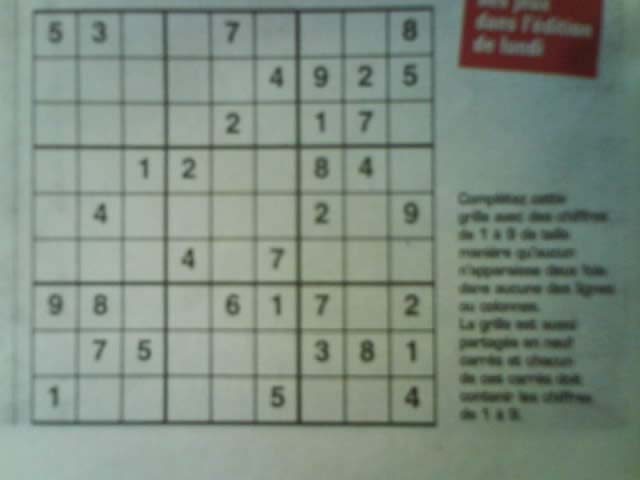
#> input picture data/sudoku_dataset-master/images/image100.jpg, 640 x 480 px
$ python -i utils.py   (imports and definitions only)
#> lines starting #> are read from the running program, lines starting #| are printed output that depends on the picture; after the words box and inside, x2 and y2 are one past the last pixel; in counts of white or black regions, pixels touching at a corner belong together
#> further down, picture is the input picture: shape (480, 640, 3); mean B, G, R 128.7, 140, 126.6
import numpy as np
import cv2
from itertools import permutations, product
from scipy import ndimage
from collections import Counter
from sklearn.cluster import DBSCAN
import matplotlib.pyplot as plt
from math import atan2

def perp(a):
    b = np.empty_like(a)
    b[0], b[1] = -a[1], a[0]
    return b

def ccw(A,B,C):
    return (C[1]-A[1]) * (B[0]-A[0]) > (B[1]-A[1]) * (C[0]-A[0])

# Return true if line segments AB and CD intersect
def segment(A,B,C,D):
    return ccw(A,C,D) != ccw(B,C,D) and ccw(A,B,C) != ccw(A,B,D)

def intersect(a1,a2,b1,b2):
    da = a2-a1
    db = b2-b1
    dp = a1-b1
    det = np.dot(perp(da), db)
    if det != 0 and segment(a1,a2,b1,b2): # lines intersects
        num = np.dot(perp(da), dp)
        res = (num / det.astype(float))*db + b1
        return list(res.astype(int))
    else:
        return [0,0]

def scale(pts, factor=0.1):
    x1, y1, x2, y2 = pts
    t0, t1 = 0.5*(1.0 - factor), 0.5*(1.0 + factor)

    x1 = int(x1 + (x1 - x2) * t0)
    y1 = int(y1 + (y1 - y2) * t0)
    x2 = int(x2 + (x2 - x1) * t1)
    y2 = int(y2 + (y2 - y1) * t1)

    return x1, y1, x2, y2


# [73 lines left out: functions sort_points, warp_grid, find_corners_harris, pad_resize_img, pad_resize_gray, not called in this run]

def find_intersections(lines):
    inter = []
    for i in permutations(lines, 2): # Test all combinations of lines
        x1_1, y1_1, x1_2, y1_2 = scale(i[0][0])
        x2_1, y2_1, x2_2, y2_2 = scale(i[1][0])

        p1 = np.array([x1_1, y1_1])
        p2 = np.array([x1_2, y1_2])
        p3 = np.array([x2_1, y2_1])
        p4 = np.array([x2_2, y2_2])

        inter.append(intersect(p1,p2,p3,p4))
    return [i for i in inter if i!=[0,0]]

def sort_centroid(c):
    c = sorted(c , key=lambda k: k[1])
    x = [-1]+list(np.where(np.diff(np.array(c)[:,1])>5)[0])+[len(c)]
    row = [sorted(c[x[idx]+1:x[idx+1]+1], key=lambda k: k[0]) for idx in range(len(x)-1)]
    return row

def bbox_from_centroid(centroid):
    bbox, c = [], np.array(centroid.copy()).reshape(10,10,2)
    for i,j in product(np.arange(9), repeat=2):
        x0, x1, y0, y1 = [c[i,j][0], c[i+1,j+1][0], c[i,j][1], c[i+1,j+1][1]]
        bbox.append([x0+3, x1, y0+3, y1])
    return bbox

def find_centroid_from_lines(inter, t, h, w):
    cls = DBSCAN(eps=t/20, min_samples=1).fit(np.array(inter))
    centroid = []
    for i in np.unique(cls.labels_):
        pt = [inter[i] for i in np.where(cls.labels_ == i)[0]]
        x,y = np.mean(np.array(pt)[:,0]).astype(int),np.mean(np.array(pt)[:,1]).astype(int)
        if all([x>=0,y>=0,x<=w, y<=h]):
            centroid.append([x,y])
    return sort_centroid(centroid)

def check_centroid_grid(row):
    centroid = []
    r = []
    for c in row:
        if len(c)>1:
            d = np.diff(c, axis=0)
            segdists = np.sqrt((d ** 2).sum(axis=1))
            angle = np.array([atan2(c[i][1] - c[i-1][1],c[i][0] - c[i-1][0]) * 180 / np.pi for i in range(1,len(c))])
            X = [(int(d),int(a)) for d,a in zip(segdists, angle)]
            r.append(X)
            centroid.append(c)
        else:
            r.append([(-1,-1)])

    return [i for s in centroid for i in s], np.array([i for s in r for i in s]).astype(int)

def label_island(thresh, num):
    label, _ = ndimage.label(thresh, np.ones((3,3)))
    t = (thresh.shape[0]*thresh.shape[1]) / num
    keep = [key for key,value in Counter(label.flatten()).items() if value > t and key!=0]
    for i in keep:
        label = np.where(label!=i, label, -1)
    gray = np.where(label==-1, 0, 255).astype(np.uint8)
    return gray, t

def split_digits_grid(img):
    gray = cv2.cvtColor(img, cv2.COLOR_BGR2GRAY)
    thresh = cv2.adaptiveThreshold(gray, 255, 1, 1, 11, 2)
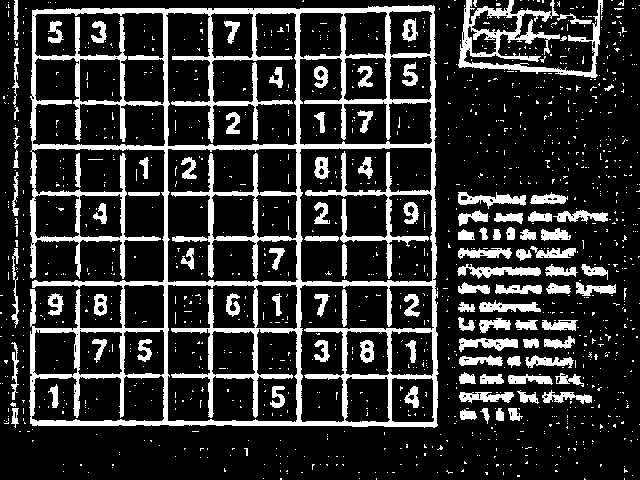
#> thresh: shape (480, 640); 19.2% white; 1252 white regions (1153 under 20 px), largest, box (x1, y1, x2, y2) and area: (29, 5, 439, 428) 33571, (458, 0, 603, 78) 3206, (457, 264, 541, 279) 605

    # Remove digits in the grid
    gray, t = label_island(thresh, 500)
#> in label_island, `label, _ = ndimage.label(thresh, np.ones((3,3)))`: label: shape (480, 640) int32; 1253 distinct labels, from 0 to 1252
#> in label_island, `keep = [key for key,value in Counter(label.flatten()).items() if value..`: keep = [4, 21]
#> the loop in label_island, `for i in keep:` made 2 passes
#> i on passes 1 to 2: 4, 21
#> pass 1, in label_island, `label = np.where(label!=i, label, -1)`:
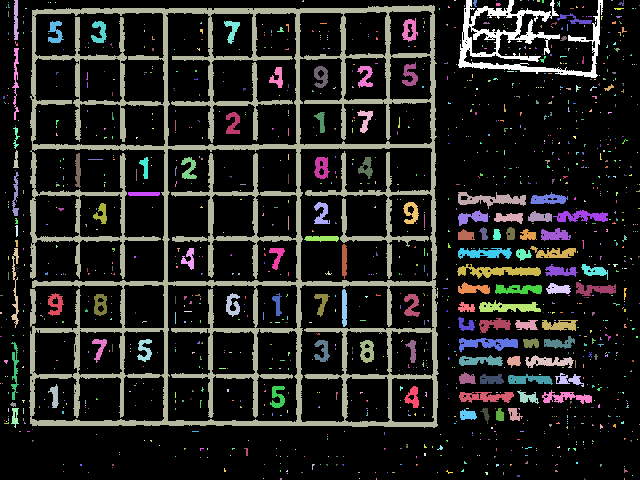
#> label: shape (480, 640) int32; 1253 distinct labels, from -1 to 1252; one colour per label, 0 black, -1 white
#> in label_island, `gray = np.where(label==-1, 0, 255).astype(np.uint8)`: gray: shape (480, 640); 88% white; 2 black regions, box (x1, y1, x2, y2) and area: (29, 5, 439, 428) 33571, (458, 0, 603, 78) 3206
#> t = 614.4
    grid = cv2.cvtColor(gray, cv2.COLOR_GRAY2RGB) / 255

    # Remove grid and keep digits
    digit = thresh.astype(bool).astype(np.uint8)
    digit[np.invert(gray).astype(bool)] = 0
#> digit: shape (480, 640); values 0 (black) and 1 (white), 7.2% white; 1250 white regions (1153 under 20 px), largest, box (x1, y1, x2, y2) and area: (457, 264, 541, 279) 605, (458, 192, 526, 209) 538, (459, 338, 518, 352) 478
    digit, _ = label_island(digit, 1250)
#> call 2 of label_island, with num = 1250
#> in label_island (call 2), `label, _ = ndimage.label(thresh, np.ones((3,3)))`: label: shape (480, 640) int32; 1251 distinct labels, from 0 to 1250
#> in label_island (call 2), `keep = [key for key,value in Counter(label.flatten()).items() if value..`: keep = [524, 525, 559, 560, 591, 619, 631, 665, 712, 714, 749, 799, 811, 848, 903, 904, 955, 987, 998]
#> the loop in label_island (call 2), `for i in keep:` made 19 passes
#> i on passes 1 to 12: 524, 525, 559, 560, 591, 619, 631, 665, 712, 714, 749, 799
#> pass 1, in label_island (call 2), `label = np.where(label!=i, label, -1)`:
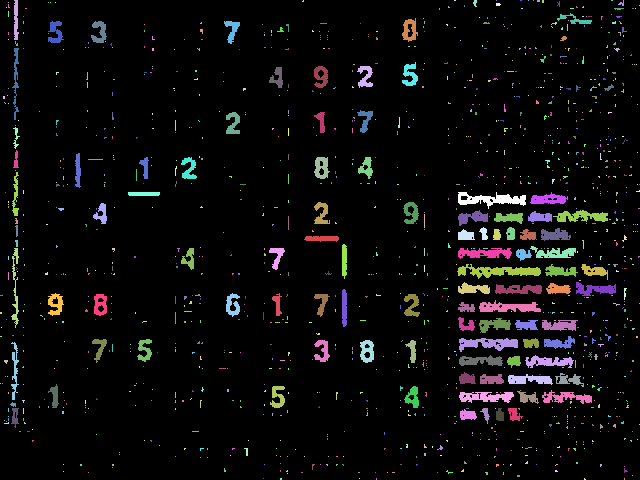
#> label: shape (480, 640) int32; 1251 distinct labels, from -1 to 1250; one colour per label, 0 black, -1 white
#> after the loop in label_island (call 2), `for i in keep:`:
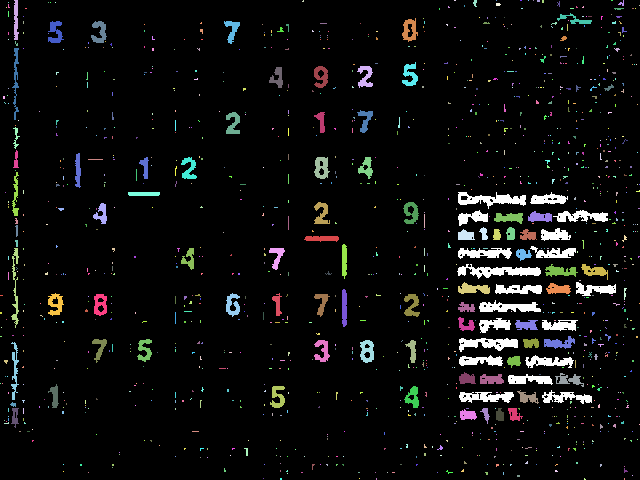
#> label: shape (480, 640) int32; 1233 distinct labels, from -1 to 1250; one colour per label, 0 black, -1 white
#> in label_island (call 2), `gray = np.where(label==-1, 0, 255).astype(np.uint8)`:
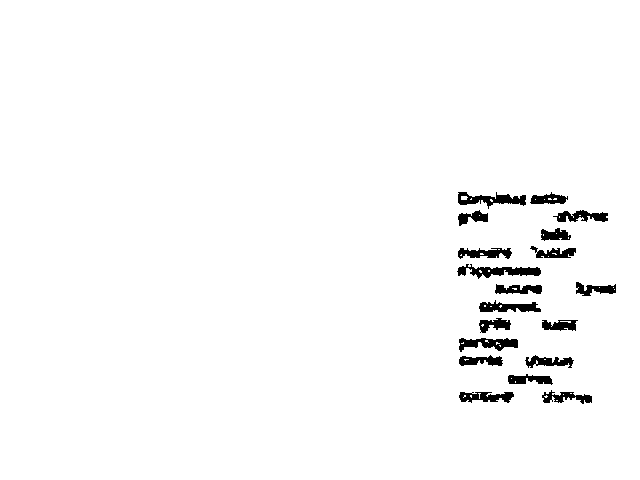
#> gray: shape (480, 640); 97.8% white; 19 black regions, largest, box (x1, y1, x2, y2) and area: (457, 264, 541, 279) 605, (458, 192, 526, 209) 538, (459, 338, 518, 352) 478
    digit = cv2.cvtColor(digit, cv2.COLOR_GRAY2RGB)

    return grid, np.invert(gray), digit, t

def analyse_img(img):
    # Detect the grid in the image
    grid, gray_grid, digit, t = split_digits_grid(img)
#> t = 614.4
    # Detect points that form a line
    lines = cv2.HoughLinesP(gray_grid,
                            rho=1.0,
                            theta=np.pi/180,
                            threshold=150,
                            minLineLength=5,
                            maxLineGap=50)
#> lines = 95 rows, first 6: [32, 11, 602, 11], [32, 283, 435, 283], [299, 425, 299, 9], [32, 424, 437, 424], [30, 376, 436, 376], [32, 10, 601, 10]

    # Filter lines by angular offset
    angle = np.array([abs(atan2(y2-y1,x2-x1) * 180 / np.pi) for (x1,y1,x2,y2) in np.squeeze(lines)])
#> angle = 95 values, max 90 at index 2, min 0 at index 0, mean 45.47
    lines = lines[[i<10 or (i > 80 and i < 100) for i in angle]]

    # Find intersections & centroids & bboxes
    inter = find_intersections(lines)
#> the loop in find_intersections, `for i in permutations(lines, 2):` made 8930 passes
#> i on passes 20 to 22: ([[32, 11, 602, 11]], [[254, 425, 254, 13]]), ([[32, 11, 602, 11]], [[32, 282, 435, 282]]), ([[32, 11, 602, 11]], [[298, 425, 298, 13]])
    row = find_centroid_from_lines(inter, t, *img.shape[:2])
#> the loop in find_centroid_from_lines, `for i in np.unique(cls.labels_):` made 100 passes
    centroid, r = check_centroid_grid(row)
#> the loop in check_centroid_grid, `for c in row:` made 10 passes

    if len(centroid)==100:
        bbox = bbox_from_centroid(centroid)
    else:
        bbox = []

    # Draw results on the image
    img_res = img.copy()
    for line in lines:
        x1, y1, x2, y2 = line[0]
        img_res = cv2.line(img_res, (x1, y1), (x2, y2), (255, 0, 0), 1)
#> this loop made 95 passes
#> line on passes 1 to 12: [[32, 11, 602, 11]], [[32, 283, 435, 283]], [[299, 425, 299, 9]], [[32, 424, 437, 424]], [[30, 376, 436, 376]], [[32, 10, 601, 10]], [[36, 9, 602, 9]], [[32, 12, 601, 12]], [[297, 425, 297, 13]], [[30, 423, 436, 423]], [[32, 328, 435, 328]], [[32, 146, 434, 146]]
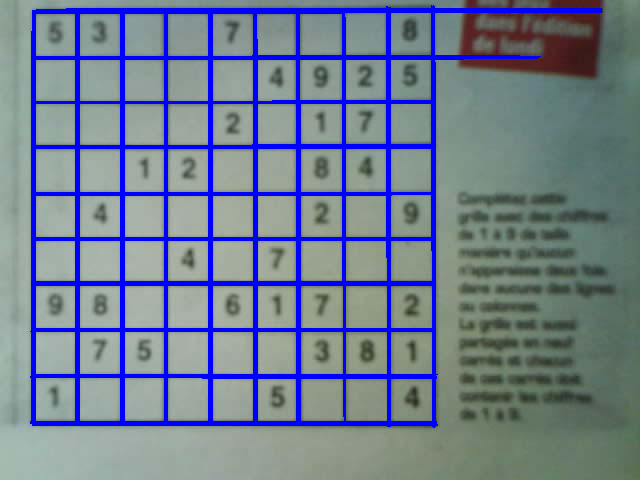
#> img_res: shape (480, 640, 3); mean B, G, R 145.7, 125.3, 113.2

    for idx, coord in enumerate(centroid):
        img_res = cv2.circle(img_res, coord, 2, (0, 0, 255), -1)
        img_res = cv2.putText(img_res, f'{idx}',coord,cv2.FONT_HERSHEY_SIMPLEX,0.5,(0, 255, 0),1,cv2.LINE_4)
#> this loop made 100 passes
#> coord on passes 1 to 12: [33, 10], [76, 10], [121, 10], [165, 10], [209, 10], [254, 10], [297, 10], [343, 10], [387, 10], [432, 10], [33, 57], [77, 57]
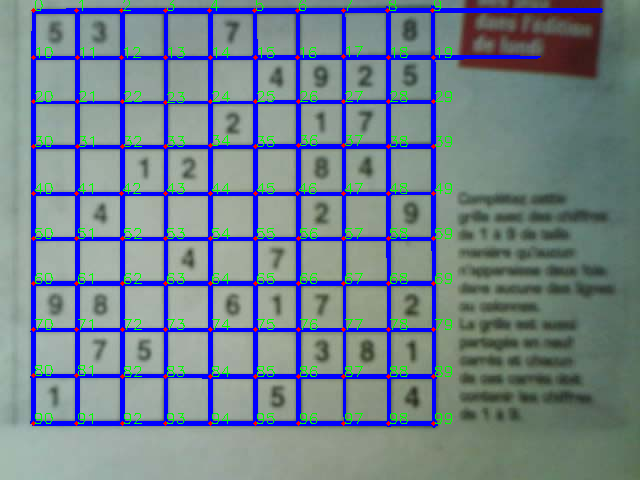
#> img_res: shape (480, 640, 3); mean B, G, R 141.8, 127.6, 112.6

    return centroid, (grid, digit), bbox, r, img_res

>>> import cv2
>>> picture = cv2.imread('../../data/sudoku_dataset-master/images/image100.jpg')
>>> result = analyse_img(picture)

$ run again, on data/sudoku_dataset-master/images/image1000.jpg
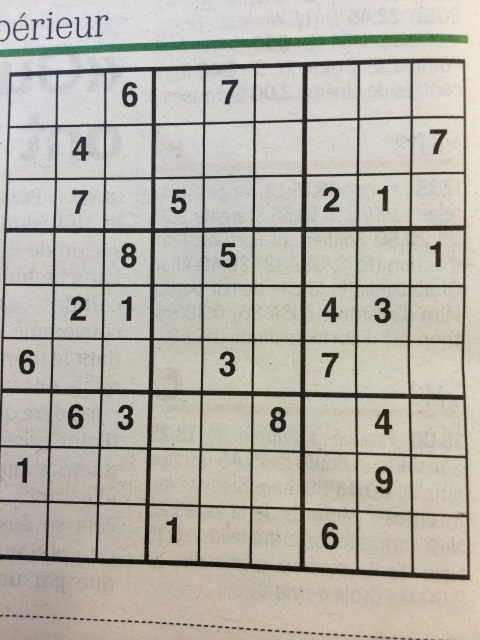
#> input picture data/sudoku_dataset-master/images/image1000.jpg, 960 x 1280 px (shown at 1/2 size)
#> picture is the input picture: shape (1280, 960, 3); mean B, G, R 168.4, 178.1, 181.8
#> thresh: shape (1280, 960); 25.5% white; 25199 white regions (23413 under 20 px), largest, box (x1, y1, x2, y2) and area: (0, 117, 940, 1160) 104888, (0, 68, 936, 115) 10504, (751, 932, 785, 987) 1068
#> keep = [1588, 2216]
#> the loop in label_island, `for i in keep:` made 2 passes
#> i on passes 1 to 2: 1588, 2216
#> in label_island, `gray = np.where(label==-1, 0, 255).astype(np.uint8)`:
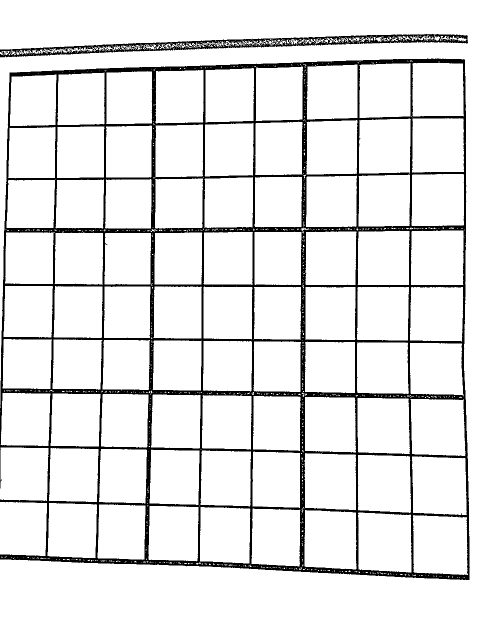
#> gray: shape (1280, 960) (shown at 1/2 size); 90.6% white; 2 black regions, box (x1, y1, x2, y2) and area: (0, 117, 940, 1160) 104888, (0, 68, 936, 115) 10504
#> in split_digits_grid, `gray, t = label_island(thresh, 500)`: t = 2457.6
#> the loop in label_island (call 2), `for i in keep:` made 3 passes
#> i on passes 1 to 3: 15588, 17770, 19934
#> lines = 183 rows, first 6: [292, 1128, 311, 86], [608, 1143, 608, 75], [607, 1143, 607, 76], [6, 570, 930, 570], [196, 1126, 214, 89], [295, 1128, 313, 85]
#> angle = 183 values, max 90 at index 1, min 0 at index 3, mean 44.66
#> the loop in find_intersections, `for i in permutations(lines, 2):` made 33306 passes
#> i on passes 19 to 21: ([[292, 1128, 311, 86]], [[609, 1143, 609, 75]]), ([[292, 1128, 311, 86]], [[0, 111, 934, 79]]), ([[292, 1128, 311, 86]], [[0, 1117, 938, 1150]])
#> the loop in find_centroid_from_lines, `for i in np.unique(cls.labels_):` made 6 passes
#> the loop in check_centroid_grid, `for c in row:` made 1 pass
#> c on pass 1: [[496, 527]]
#> the loop in analyse_img, `for line in lines:` made 183 passes
#> after the loop in analyse_img, `for line in lines:`:
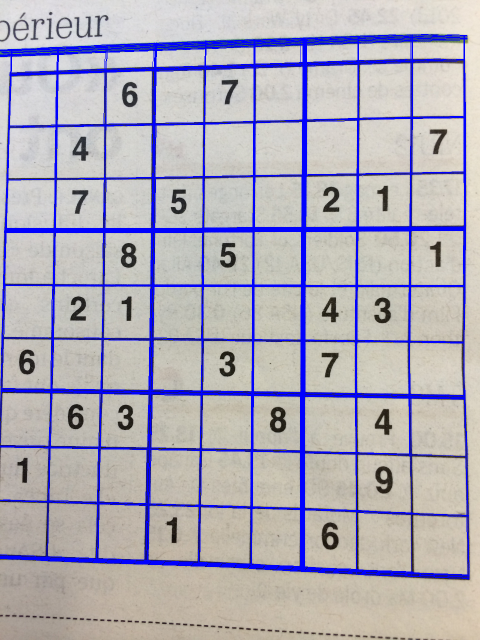
#> img_res: shape (1280, 960, 3) (shown at 1/2 size); mean B, G, R 185.6, 172.8, 176.6

$ run again, on data/sudoku_dataset-master/images/image1001.jpg
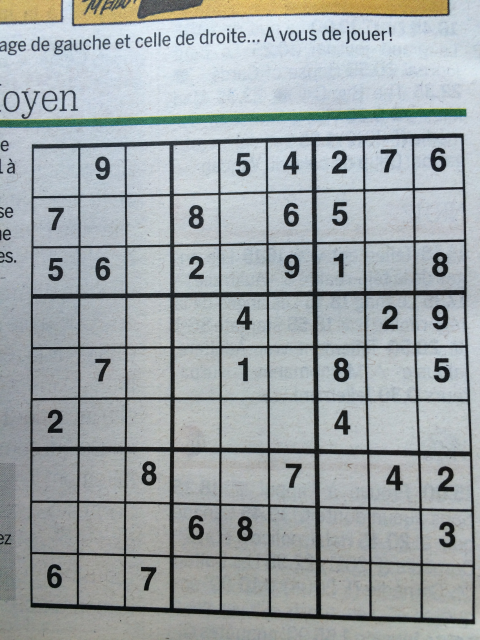
#> input picture data/sudoku_dataset-master/images/image1001.jpg, 960 x 1280 px (shown at 1/2 size)
#> picture is the input picture: shape (1280, 960, 3); mean B, G, R 168.3, 166, 159.3
#> thresh: shape (1280, 960); 32.6% white; 27459 white regions (23910 under 20 px), largest, box (x1, y1, x2, y2) and area: (60, 267, 950, 1249) 98268, (0, 218, 933, 256) 9634, (143, 0, 899, 53) 3501
#> keep = [29, 5761, 6584]
#> the loop in label_island, `for i in keep:` made 3 passes
#> i on passes 1 to 3: 29, 5761, 6584
#> in label_island, `gray = np.where(label==-1, 0, 255).astype(np.uint8)`:
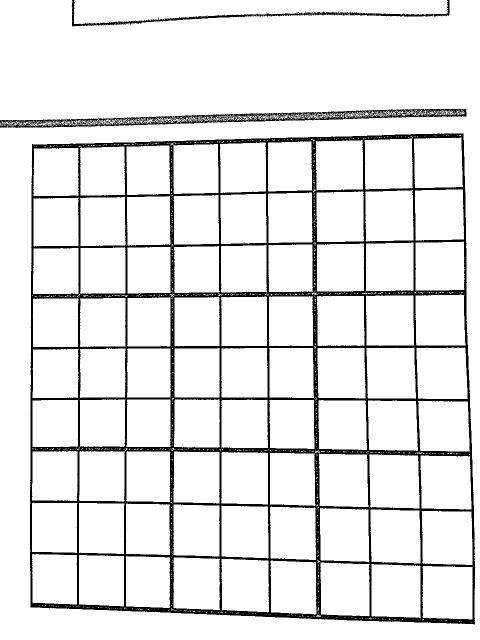
#> gray: shape (1280, 960) (shown at 1/2 size); 90.9% white; 3 black regions, box (x1, y1, x2, y2) and area: (60, 267, 950, 1249) 98268, (0, 218, 933, 256) 9634, (143, 0, 899, 53) 3501
#> in split_digits_grid, `gray, t = label_island(thresh, 500)`: t = 2457.6
#> the loop in label_island (call 2), `for i in keep:` made 1 pass
#> i on pass 1: 38
#> lines = 178 rows, first 6: [624, 224, 642, 1237], [623, 224, 641, 1237], [346, 1225, 346, 232], [63, 393, 930, 378], [60, 1103, 949, 1134], [60, 1104, 949, 1135]
#> angle = 178 values, max 90 at index 2, min 0 at index 8, mean 38.37
#> the loop in find_intersections, `for i in permutations(lines, 2):` made 31506 passes
#> i on passes 20 to 22: ([[624, 224, 642, 1237]], [[344, 1225, 344, 233]]), ([[624, 224, 642, 1237]], [[621, 225, 639, 1237]]), ([[624, 224, 642, 1237]], [[157, 1217, 157, 238]])
#> the loop in find_centroid_from_lines, `for i in np.unique(cls.labels_):` made 4 passes
#> the loop in check_centroid_grid, `for c in row:` made 2 passes
#> c on passes 1 to 2: [[456, 32]], [[491, 669]]
#> the loop in analyse_img, `for line in lines:` made 178 passes
#> after the loop in analyse_img, `for line in lines:`:
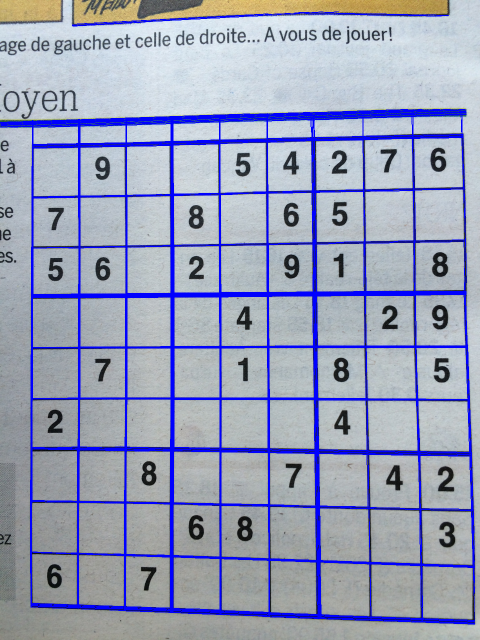
#> img_res: shape (1280, 960, 3) (shown at 1/2 size); mean B, G, R 185.7, 161.4, 155.4

$ run again, on data/sudoku_dataset-master/images/image1004.jpg
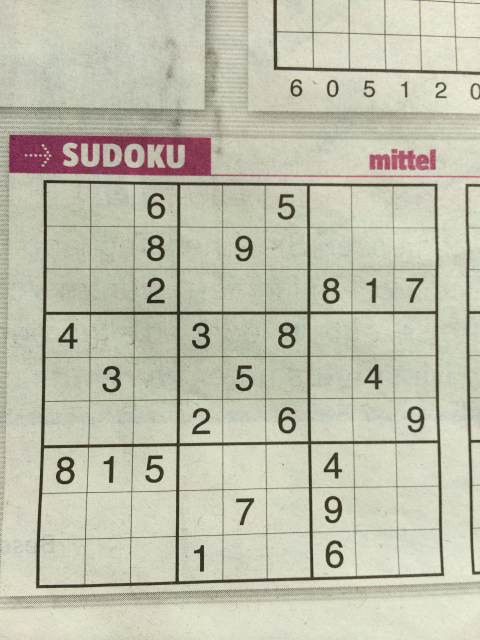
#> input picture data/sudoku_dataset-master/images/image1004.jpg, 960 x 1280 px (shown at 1/2 size)
#> picture is the input picture: shape (1280, 960, 3); mean B, G, R 173, 191.2, 191.7
#> thresh: shape (1280, 960); 28.7% white in thin lines or dots
#> keep = [75, 5763, 7613, 7674]
#> the loop in label_island, `for i in keep:` made 4 passes
#> i on passes 1 to 4: 75, 5763, 7613, 7674
#> in split_digits_grid, `gray, t = label_island(thresh, 500)`: t = 2457.6
#> grid: shape (1280, 960, 3) float64; values 0 (black) and 1 (white), 93.5% white; 4 black regions, box (x1, y1, x2, y2) and area: (72, 360, 888, 1177) 54908, (9, 252, 960, 355) 14394, (547, 0, 960, 150) 6219, (931, 368, 960, 1150) 4580
#> the loop in label_island (call 2), `for i in keep:` made 11 passes
#> i on passes 1 to 8: 362, 2576, 5185, 5300, 5315, 6003, 6568, 19593
#> lines = 157 rows, first 6: [82, 895, 880, 881], [87, 627, 875, 627], [72, 1176, 887, 1147], [78, 1175, 94, 271], [87, 624, 875, 624], [72, 1174, 887, 1146]
#> angle = 157 values, max 90 at index 8, min 0 at index 1, mean 41.43
#> the loop in find_intersections, `for i in permutations(lines, 2):` made 24492 passes
#> i on passes 19 to 21: ([[82, 895, 880, 881]], [[608, 135, 608, 140]]), ([[82, 895, 880, 881]], [[618, 1001, 618, 351]]), ([[82, 895, 880, 881]], [[180, 367, 874, 367]])
#> the loop in find_centroid_from_lines, `for i in np.unique(cls.labels_):` made 5 passes
#> the loop in check_centroid_grid, `for c in row:` made 3 passes
#> c on passes 1 to 3: [[587, 116]], [[898, 127]], [[509, 640]]
#> the loop in analyse_img, `for line in lines:` made 157 passes
#> after the loop in analyse_img, `for line in lines:`:
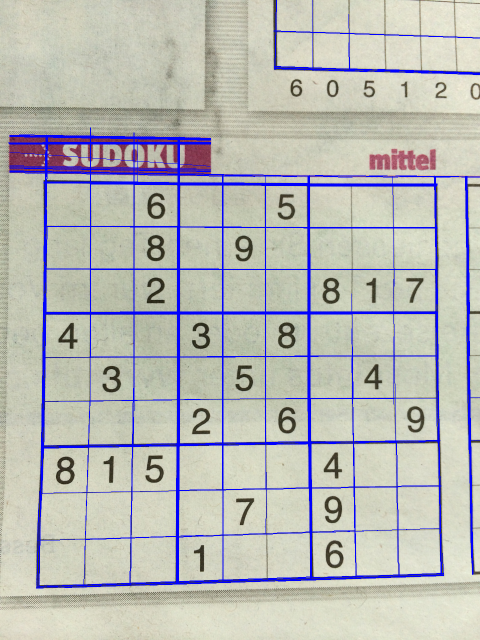
#> img_res: shape (1280, 960, 3) (shown at 1/2 size); mean B, G, R 182.7, 186, 185.9
